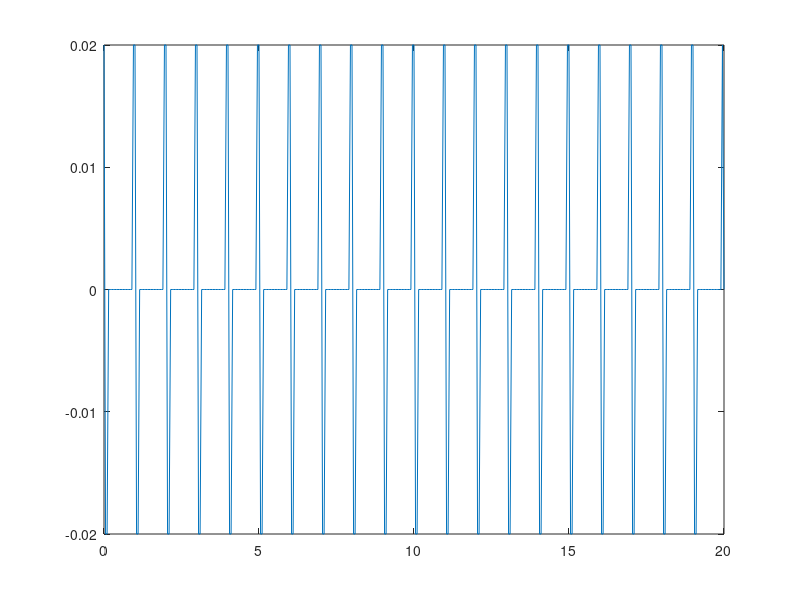

Write MATLAB code to recreate this figure.

h=0.05;
T=20;
timesraw=0:h:T;

signaltime=1;

amplitude=0.02;

u=zeros(length(timesraw),1);

nsamplecycle=signaltime/h;
dutysamples=ceil(nsamplecycle*0.07);

for i=1:length(u)-1
    samplet=timesraw(i);
    subi=mod(i,nsamplecycle);
    if subi<dutysamples
        u(i)=amplitude;
    elseif subi<dutysamples*2
        u(i)=-amplitude;
    else
        u(i)=0;
    end
end

simin=[timesraw',u];

plot(timesraw,u)
